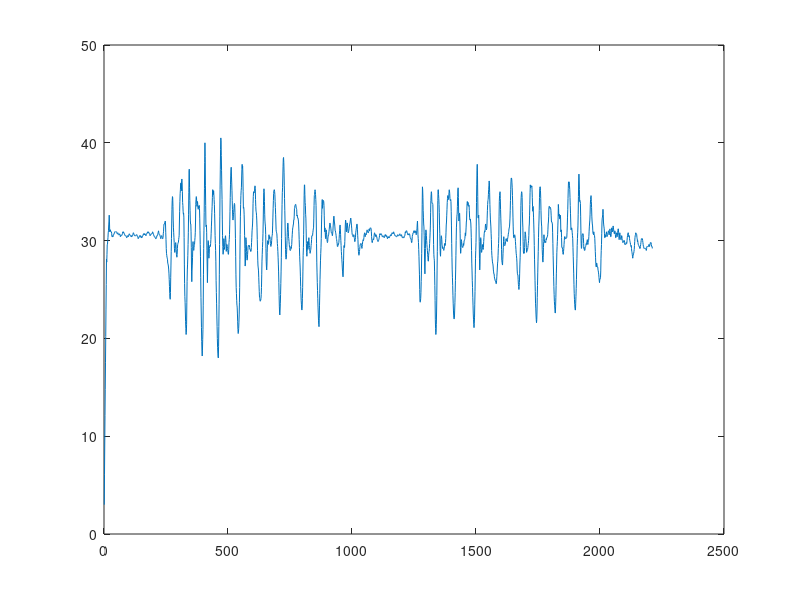

Write MATLAB code to recreate this figure.
load sr-2hz.csv
x2 = sr_2hz(:,1);
y2 = sr_2hz(:,2);
z2 = sr_2hz(:,3);
rms2 = sr_2hz(:,4);

load sr-1hz2.csv
x1 = sr_1hz2(:,1);
y1 = sr_1hz2(:,2);
z1 = sr_1hz2(:,3);
rms1 = sr_1hz2(:,4);

% 
% n = length(x2);
% 
% smoothing
w = 10;
b = ones(1,w)*(1/w);
a = [1];
s = filter(b,a,x2);

plot(s)

% % averaging
% w = 50;
% b2 = ones(1,w)*(1/w);
% y2 = filter(b2,a,y);
% 
% hold on
% % plot(data)
% plot(y)
% plot(y2)
% 
% curr_isgt = y(399)>y2(399);
% detectx = [];
% detecty = [];
% for i=400:n
%     prev_isgt = curr_isgt;
%     curr_isgt = y(i)>y2(i);
%     if (curr_isgt && ~prev_isgt)
%         detectx = [detectx, i];
%         detecty = [detecty, y2(i)];
%     end
% end
% 
% plot(detectx, detecty, 'ro')
% 
% length(detectx)


